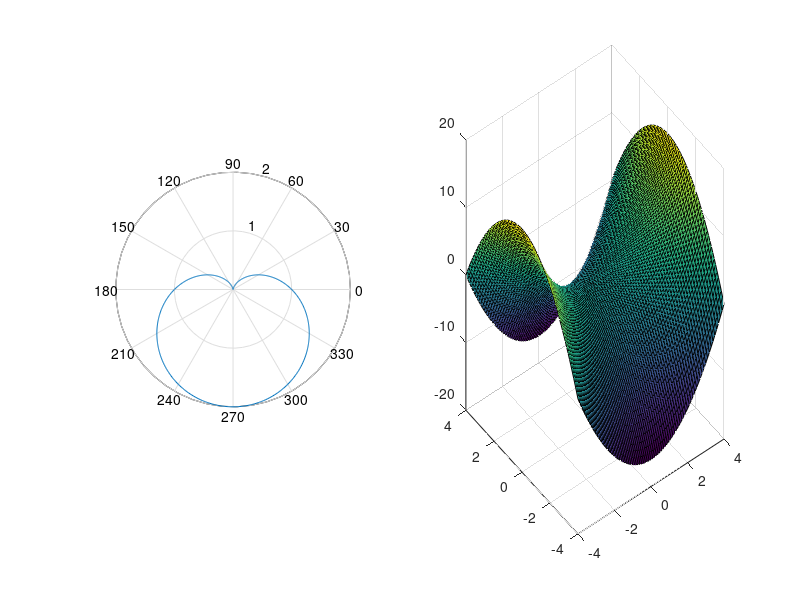

The MATLAB source for this figure:
% 2.6 7

theta=-pi:0.01:pi;
rho=1-sin(theta);
subplot(1,2,1);
grid on;
polar(theta, rho);


t=-4:0.1:4;
[X,Y]=meshgrid(t,t);
Z=X.^2-Y.^2;
subplot(1,2,2);
grid on;
surf(X,Y,Z)